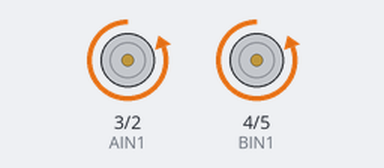
The sketch below on a simulated Arduino Uno, built with avr-gcc and run on an emulated ATmega328P. Parts: motor-driver pin pairs drawn as motors (green arrow = first pin HIGH = forward, orange = second pin HIGH = backward, longer = more drive).

Above: at 0.5 s.
At 3.5 s:
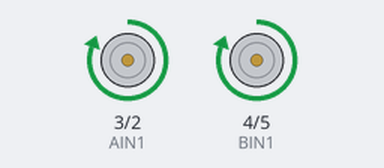
At 6.5 s:
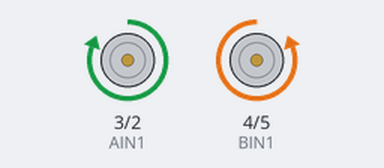
At 14.0 s:
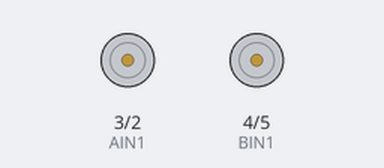
Timing chart, 0 to 15.6 s (numbered marks = the images above):
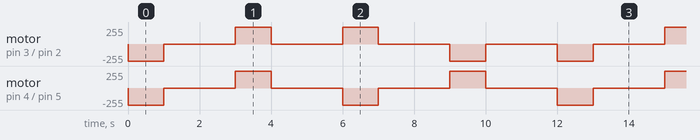

Measured:
- by itself, motor on pin 4 (BIN1) / pin 5 (BIN2): repeats every 6.0 s: stopped 2.0 s, forward 255/255 1.0 s, stopped 2.0 s, backward 255/255 1.0 s
- by itself, motor on pin 3 (AIN1) / pin 2 (AIN2): repeats every 12.0 s: 2 × (stopped 2.0 s, forward 255/255 1.0 s), 2 × (stopped 2.0 s, backward 255/255 1.0 s)

The sketch:

firmware.ino
```cpp
/* pcDuino Motor Controller Example
 *
 * Polulo
 * TB6612FNG to pcDuino
 * (left side)
 * GND  (1)     GND (J9.6)
 * VCC  (2)     3.3 V (J9.4)
 * AO1  (3)     (-) motor A
 * AO2  (4)     (+) motor A
 * BO2  (5)     (+) motor B
 * BO1  (6)     (-) motor B
 * VMOT (7)     (+) motor battery
 * GND  (8)     (-) motor battery
 * (right side)
 * PWMA (16)    VCC (J9.4 or TB6612FNG 2)
 * AIN2 (15)    GPIO2 (J11.3)
 * AIN1 (14)    GPIO3 (J11.4)
 * STBY (13)    VCC (J9.4 or TB6612FNG 2)
 * BIN1 (12)    GPIO4 (J11.5)
 * BIN2 (11)    GPIO5 (J11.6)
 * PWMB (10)    VCC (J9.4 or TB6612FNG 2)
 * GND  (9)     GND (J9.6 or TB6612FNG 1)
 *
 * Speed control is possible using PWM on pins PWMA and PWMB on the controller.
 * For simple testing, the aforementioned pins are connected to VCC so the
 * motors will run at full speed. In addition, the active low standby is tied
 * to VCC to disable standby operation. Instead, a software "pause" is used.
 *
 * Credit: http://www.embeddedrelated.com/showarticle/498.php
 */

#define AIN2 2
#define AIN1 3
#define BIN1 4
#define BIN2 5

void setup()
{
  pinMode(AIN2 ,OUTPUT);
  pinMode(AIN1 ,OUTPUT);
  pinMode(BIN1 ,OUTPUT);
  pinMode(BIN2 ,OUTPUT);
}

void loop()
{
  int time = 1000;
  moveForward(time);
  pause(2*time);
  moveBackward(time);
  pause(2*time);
  turnCCW(time);
  pause(2*time);
  turnCW(time);
  pause(2*time);
}

void moveForward(int t)
{
  digitalWrite(AIN2, HIGH);
  digitalWrite(AIN1, LOW);
  digitalWrite(BIN1, LOW);
  digitalWrite(BIN2, HIGH);
  delay(t);
}

void moveBackward(int t)
{
  digitalWrite(AIN2, LOW);
  digitalWrite(AIN1, HIGH);
  digitalWrite(BIN1, HIGH);
  digitalWrite(BIN2, LOW);
  delay(t);
}

void turnCCW(int t)
{
  digitalWrite(AIN2, LOW);
  digitalWrite(AIN1, HIGH);
  digitalWrite(BIN1, LOW);
  digitalWrite(BIN2, HIGH);
  delay(t);
}

void turnCW(int t)
{
  digitalWrite(AIN2, HIGH);
  digitalWrite(AIN1, LOW);
  digitalWrite(BIN1, HIGH);
  digitalWrite(BIN2, LOW);
  delay(t);
}

void pause(int t)
{
  digitalWrite(AIN2, LOW);
  digitalWrite(AIN1, LOW);
  digitalWrite(BIN1, LOW);
  digitalWrite(BIN2, LOW);
  delay(t);
}
```
